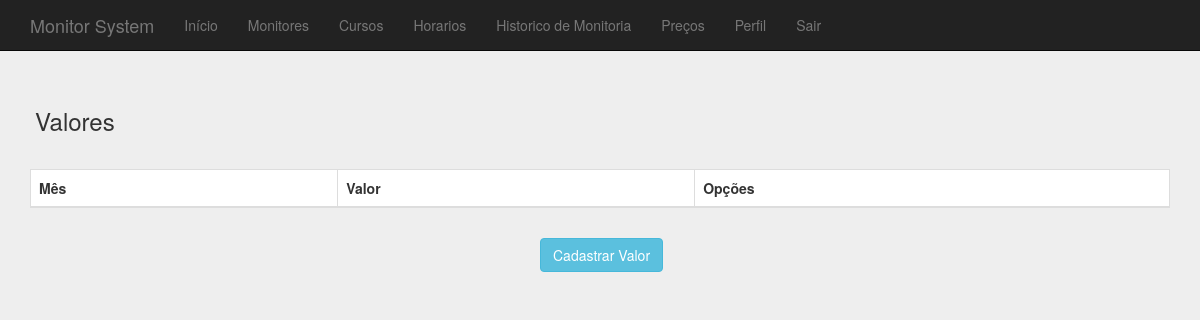
/pages/prices.php (signed in), run on an earlier commit of the app's database.
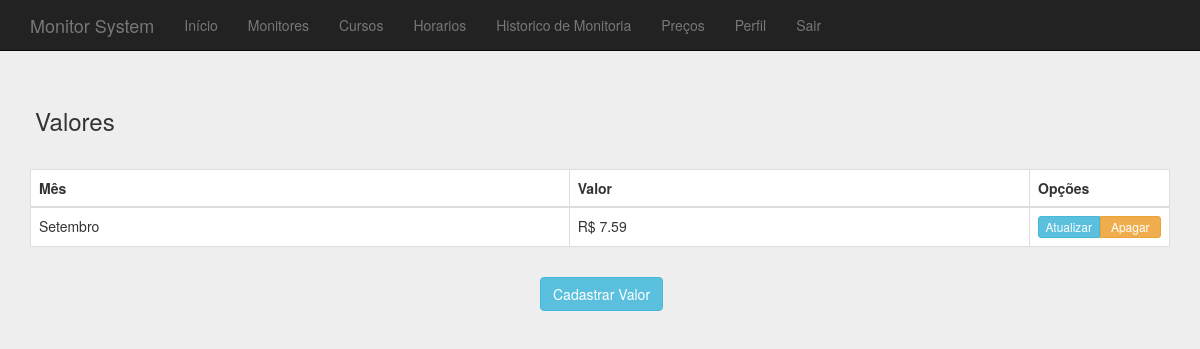
And on a later commit of the database.
### tables this page shows
CREATE TABLE IF NOT EXISTS `price` (
  `value` float NOT NULL,
  `month` datetime NOT NULL,
  `id` int(5) NOT NULL AUTO_INCREMENT,
  PRIMARY KEY (`id`)
);

### codes/database.php (called while the page is built, shortened)
<?php
  function connect()
  {
    return mysqli_connect("localhost","root", "", "m-system");
  }
  function all_rows($table, $clause='')
  {
    $mysqli = connect();
    $result = $mysqli->query("SELECT * FROM $table $clause");
    while($row = $result->fetch_array())
    {
      $rows[] = $row;
    }
    return isset($rows) ? $rows : array();
  }
  function all_prices_select()
  {
    return all_rows('price');
  }
?>

### codes/helper.php (called while the page is built, shortened)
<?php
  function return_month_name($month)
  {
    switch ($month) {
      case 9:
        return 'Setembro';
    }
  }
?>

### pages/prices.php (the view, shortened to what this page needs)
<!DOCTYPE html>
<html lang="en">
  <head>
    <link rel="stylesheet" href="../css/index.css"/>
  </head>
  <body>
    <?php include('../templates/nav.php'); ?>
    <div class="container">
      <div class="row">
        <div class="col-md-12">
          <div class="table">
            <div class="page-header">
              <h3>Valores</h3>
            </div>
            <table class="table table-bordered">
              <thead>
                <tr>
                  <th>Mês</th>
                  <th>Valor</th>
                  <th>Opções</th>
                </tr>
              </thead>
              <tbody>
                <?php
                  $rows = all_prices_select();
                  if ($rows != ''){
                    foreach ($rows as $row) {
                      $month = date_format(date_create($row['month']), 'm');
                      echo "
                        <tr>
                          <td>". return_month_name($month) ."</td>
                          <td> R$ ". $row['value'] ."</td>
                          <td class='buttons'>
                            <div class='btn-group btn-group-justified'>
                              <div class='btn-group'>
                                <a href='../pages/edit-course.php?id=". $row['id'] ."' type='button' class='btn btn-xs btn-info'>Atualizar</a>
                              </div>
                              <div class='btn-group'>
                                <button type='button' value=". $row['id'] ." class='btn btn-xs btn-warning'>Apagar</button>
                              </div>
                            </div>
                          </td>
                        </tr>
                      ";
                    }
                }else{
                    echo "<div class='page-header'><h4>Nenhum valor encontrado.</h4></div>";
                }
                ?>
              </tbody>
            </table>
          </div>
          <div class="register button">
            <div class="btn-group">
              <a class="btn btn-xl btn-info" href="register-course.php">Cadastrar Valor</a>
            </div>
          </div>
        </div>
      </div>
    </div>
  </body>
</html>

What changed in the data, as far as the page shows it:
added price: month "Setembro", value "7.59", $row['id'] 1 (drawn)
